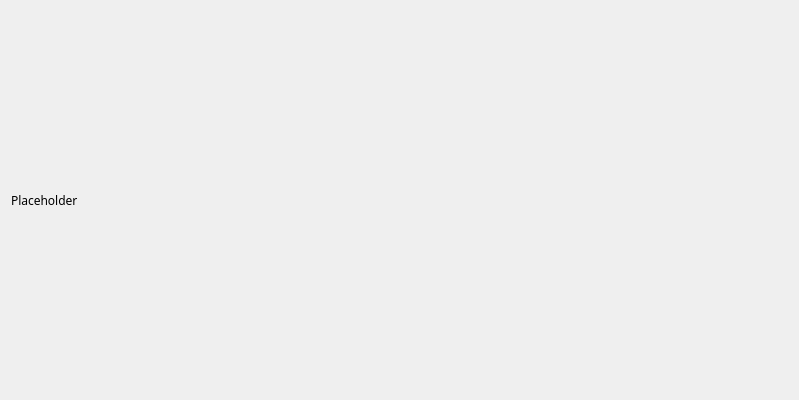
<?xml version="1.0" encoding="UTF-8"?>
<ui version="4.0">
 <author>
SPDX-FileCopyrightText: 2017 Adriaan de Groot &lt;groot@kde.org&gt;
SPDX-License-Identifier: GPL-3.0-or-later
 </author>
 <class>PlasmaLnfPage</class>
 <widget class="QWidget" name="PlasmaLnfPage">
  <property name="geometry">
   <rect>
    <x>0</x>
    <y>0</y>
    <width>799</width>
    <height>400</height>
   </rect>
  </property>
  <property name="windowTitle">
   <string notr="true">Form</string>
  </property>
  <layout class="QVBoxLayout" name="verticalLayout" stretch="0">
   <item>
    <widget class="QLabel" name="generalExplanation">
     <property name="font">
      <font>
       <family>Fantasque Sans Mono</family>
      </font>
     </property>
     <property name="text">
      <string notr="true">Placeholder</string>
     </property>
     <property name="wordWrap">
      <bool>true</bool>
     </property>
    </widget>
   </item>
  </layout>
 </widget>
 <resources>
  <include location="page_plasmalnf.qrc"/>
 </resources>
 <connections/>
</ui>
